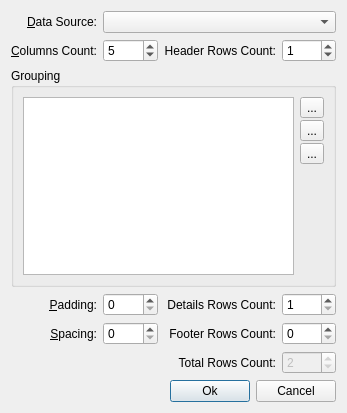
<?xml version="1.0" encoding="UTF-8"?>
<ui version="4.0">
 <class>ReportDataTableDialog</class>
 <widget class="QDialog" name="ReportDataTableDialog">
  <property name="geometry">
   <rect>
    <x>0</x>
    <y>0</y>
    <width>347</width>
    <height>413</height>
   </rect>
  </property>
  <property name="windowTitle">
   <string>Data Table</string>
  </property>
  <layout class="QVBoxLayout" name="verticalLayout_2">
   <item>
    <layout class="QGridLayout" name="gridLayout">
     <item row="0" column="0">
      <widget class="QLabel" name="label">
       <property name="text">
        <string>&amp;Data Source:</string>
       </property>
       <property name="alignment">
        <set>Qt::AlignRight|Qt::AlignTrailing|Qt::AlignVCenter</set>
       </property>
       <property name="buddy">
        <cstring>dataSourcesComboBox</cstring>
       </property>
      </widget>
     </item>
     <item row="1" column="0">
      <widget class="QLabel" name="label_2">
       <property name="text">
        <string>&amp;Columns Count:</string>
       </property>
       <property name="alignment">
        <set>Qt::AlignRight|Qt::AlignTrailing|Qt::AlignVCenter</set>
       </property>
       <property name="buddy">
        <cstring>columnsCountSpinBox</cstring>
       </property>
      </widget>
     </item>
     <item row="1" column="1">
      <widget class="QSpinBox" name="columnsCountSpinBox">
       <property name="sizePolicy">
        <sizepolicy hsizetype="Minimum" vsizetype="Fixed">
         <horstretch>1</horstretch>
         <verstretch>0</verstretch>
        </sizepolicy>
       </property>
       <property name="minimum">
        <number>1</number>
       </property>
       <property name="maximum">
        <number>40</number>
       </property>
       <property name="value">
        <number>5</number>
       </property>
      </widget>
     </item>
     <item row="1" column="2">
      <widget class="QLabel" name="label_5">
       <property name="text">
        <string>Header Rows Count:</string>
       </property>
       <property name="alignment">
        <set>Qt::AlignRight|Qt::AlignTrailing|Qt::AlignVCenter</set>
       </property>
       <property name="buddy">
        <cstring>headerRowsCountSpinBox</cstring>
       </property>
      </widget>
     </item>
     <item row="1" column="3">
      <widget class="QSpinBox" name="headerRowsCountSpinBox">
       <property name="sizePolicy">
        <sizepolicy hsizetype="Minimum" vsizetype="Fixed">
         <horstretch>1</horstretch>
         <verstretch>0</verstretch>
        </sizepolicy>
       </property>
       <property name="minimum">
        <number>0</number>
       </property>
       <property name="maximum">
        <number>40</number>
       </property>
       <property name="value">
        <number>1</number>
       </property>
      </widget>
     </item>
     <item row="3" column="0">
      <widget class="QLabel" name="label_3">
       <property name="text">
        <string>&amp;Padding:</string>
       </property>
       <property name="alignment">
        <set>Qt::AlignRight|Qt::AlignTrailing|Qt::AlignVCenter</set>
       </property>
       <property name="buddy">
        <cstring>padiingSpinBox</cstring>
       </property>
      </widget>
     </item>
     <item row="3" column="1">
      <widget class="QSpinBox" name="padiingSpinBox">
       <property name="sizePolicy">
        <sizepolicy hsizetype="Minimum" vsizetype="Fixed">
         <horstretch>1</horstretch>
         <verstretch>0</verstretch>
        </sizepolicy>
       </property>
       <property name="minimum">
        <number>0</number>
       </property>
       <property name="maximum">
        <number>40</number>
       </property>
       <property name="value">
        <number>0</number>
       </property>
      </widget>
     </item>
     <item row="3" column="2">
      <widget class="QLabel" name="label_6">
       <property name="text">
        <string>Details Rows Count:</string>
       </property>
       <property name="alignment">
        <set>Qt::AlignRight|Qt::AlignTrailing|Qt::AlignVCenter</set>
       </property>
       <property name="buddy">
        <cstring>detailsRowsCountSpinBox</cstring>
       </property>
      </widget>
     </item>
     <item row="3" column="3">
      <widget class="QSpinBox" name="detailsRowsCountSpinBox">
       <property name="sizePolicy">
        <sizepolicy hsizetype="Minimum" vsizetype="Fixed">
         <horstretch>1</horstretch>
         <verstretch>0</verstretch>
        </sizepolicy>
       </property>
       <property name="minimum">
        <number>1</number>
       </property>
       <property name="maximum">
        <number>40</number>
       </property>
      </widget>
     </item>
     <item row="4" column="0">
      <widget class="QLabel" name="label_4">
       <property name="text">
        <string>&amp;Spacing:</string>
       </property>
       <property name="alignment">
        <set>Qt::AlignRight|Qt::AlignTrailing|Qt::AlignVCenter</set>
       </property>
       <property name="buddy">
        <cstring>spacingSpinBox</cstring>
       </property>
      </widget>
     </item>
     <item row="4" column="1">
      <widget class="QSpinBox" name="spacingSpinBox">
       <property name="sizePolicy">
        <sizepolicy hsizetype="Minimum" vsizetype="Fixed">
         <horstretch>1</horstretch>
         <verstretch>0</verstretch>
        </sizepolicy>
       </property>
       <property name="minimum">
        <number>0</number>
       </property>
       <property name="maximum">
        <number>40</number>
       </property>
       <property name="value">
        <number>0</number>
       </property>
      </widget>
     </item>
     <item row="4" column="2">
      <widget class="QLabel" name="label_7">
       <property name="text">
        <string>Footer Rows Count:</string>
       </property>
       <property name="alignment">
        <set>Qt::AlignRight|Qt::AlignTrailing|Qt::AlignVCenter</set>
       </property>
       <property name="buddy">
        <cstring>footerRowsCountSpinBox</cstring>
       </property>
      </widget>
     </item>
     <item row="4" column="3">
      <widget class="QSpinBox" name="footerRowsCountSpinBox">
       <property name="sizePolicy">
        <sizepolicy hsizetype="Minimum" vsizetype="Fixed">
         <horstretch>1</horstretch>
         <verstretch>0</verstretch>
        </sizepolicy>
       </property>
       <property name="minimum">
        <number>0</number>
       </property>
       <property name="maximum">
        <number>40</number>
       </property>
       <property name="value">
        <number>0</number>
       </property>
      </widget>
     </item>
     <item row="5" column="2">
      <widget class="QLabel" name="label_8">
       <property name="text">
        <string>Total Rows Count:</string>
       </property>
       <property name="alignment">
        <set>Qt::AlignRight|Qt::AlignTrailing|Qt::AlignVCenter</set>
       </property>
       <property name="buddy">
        <cstring>footerRowsCountSpinBox</cstring>
       </property>
      </widget>
     </item>
     <item row="5" column="3">
      <widget class="QSpinBox" name="totalRowsCountSpinBox">
       <property name="enabled">
        <bool>false</bool>
       </property>
       <property name="sizePolicy">
        <sizepolicy hsizetype="Minimum" vsizetype="Fixed">
         <horstretch>1</horstretch>
         <verstretch>0</verstretch>
        </sizepolicy>
       </property>
       <property name="minimum">
        <number>1</number>
       </property>
       <property name="maximum">
        <number>9999</number>
       </property>
       <property name="value">
        <number>2</number>
       </property>
      </widget>
     </item>
     <item row="2" column="0" colspan="4">
      <widget class="QGroupBox" name="groupBox">
       <property name="sizePolicy">
        <sizepolicy hsizetype="Preferred" vsizetype="Preferred">
         <horstretch>0</horstretch>
         <verstretch>1</verstretch>
        </sizepolicy>
       </property>
       <property name="title">
        <string>Grouping</string>
       </property>
       <layout class="QHBoxLayout" name="horizontalLayout">
        <item>
         <widget class="QTableView" name="groupingTableView"/>
        </item>
        <item>
         <layout class="QVBoxLayout" name="verticalLayout">
          <property name="spacing">
           <number>2</number>
          </property>
          <item>
           <widget class="QToolButton" name="addGroupingToolButton">
            <property name="text">
             <string>...</string>
            </property>
            <property name="icon">
             <iconset>
              <normaloff>:/images/add.png</normaloff>:/images/add.png</iconset>
            </property>
           </widget>
          </item>
          <item>
           <widget class="QToolButton" name="delGroupingToolButton">
            <property name="text">
             <string>...</string>
            </property>
            <property name="icon">
             <iconset>
              <normaloff>:/images/delete.png</normaloff>:/images/delete.png</iconset>
            </property>
           </widget>
          </item>
          <item>
           <widget class="QToolButton" name="clearGroupingToolButton">
            <property name="text">
             <string>...</string>
            </property>
            <property name="icon">
             <iconset>
              <normaloff>:/images/clear.png</normaloff>:/images/clear.png</iconset>
            </property>
           </widget>
          </item>
          <item>
           <spacer name="verticalSpacer">
            <property name="orientation">
             <enum>Qt::Vertical</enum>
            </property>
            <property name="sizeHint" stdset="0">
             <size>
              <width>20</width>
              <height>40</height>
             </size>
            </property>
           </spacer>
          </item>
         </layout>
        </item>
       </layout>
      </widget>
     </item>
     <item row="0" column="1" colspan="3">
      <widget class="QComboBox" name="dataSourcesComboBox">
       <property name="sizePolicy">
        <sizepolicy hsizetype="Preferred" vsizetype="Fixed">
         <horstretch>1</horstretch>
         <verstretch>0</verstretch>
        </sizepolicy>
       </property>
      </widget>
     </item>
    </layout>
   </item>
   <item>
    <layout class="QHBoxLayout" name="horizontalLayout_3">
     <item>
      <spacer name="horizontalSpacer">
       <property name="orientation">
        <enum>Qt::Horizontal</enum>
       </property>
       <property name="sizeHint" stdset="0">
        <size>
         <width>40</width>
         <height>20</height>
        </size>
       </property>
      </spacer>
     </item>
     <item>
      <widget class="QPushButton" name="okButton">
       <property name="text">
        <string>Ok</string>
       </property>
       <property name="default">
        <bool>true</bool>
       </property>
      </widget>
     </item>
     <item>
      <widget class="QPushButton" name="cancelButton">
       <property name="text">
        <string>Cancel</string>
       </property>
      </widget>
     </item>
    </layout>
   </item>
  </layout>
 </widget>
 <resources/>
 <connections>
  <connection>
   <sender>cancelButton</sender>
   <signal>clicked()</signal>
   <receiver>ReportDataTableDialog</receiver>
   <slot>reject()</slot>
   <hints>
    <hint type="sourcelabel">
     <x>316</x>
     <y>392</y>
    </hint>
    <hint type="destinationlabel">
     <x>343</x>
     <y>376</y>
    </hint>
   </hints>
  </connection>
 </connections>
</ui>
